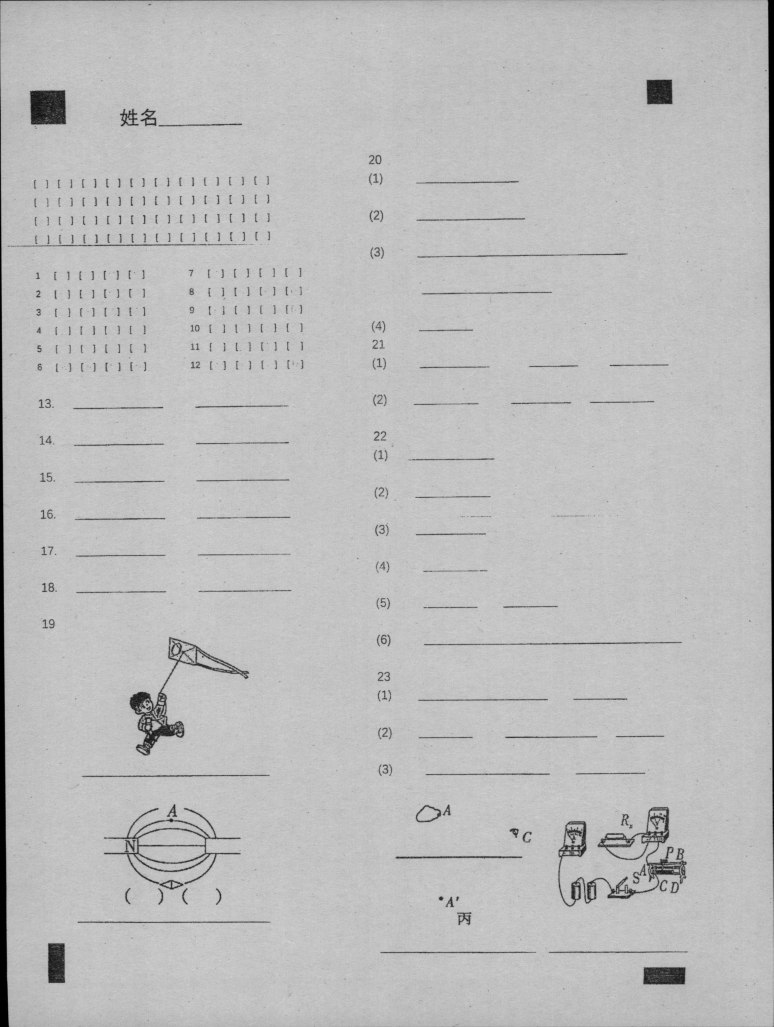
#> input picture app/templates/混合题模板_客观主观_v1/template_20260512_drawing_layout.jpg, 2320 x 3081 px (shown at 1/3 size); its folder holds only this picture in this run
$ python -i blank_recheck.py   (imports and definitions only)
#> lines starting #> are read from the running program, lines starting #| are printed output that depends on the picture; after the words box and inside, x2 and y2 are one past the last pixel; in counts of white or black regions, pixels touching at a corner belong together
#> further down, picture is the input picture: shape (3081, 2320, 3); min 0, max 229, mean 189.3
#!/usr/bin/env python3
"""
轻量级空白复核核心算法与数据集收集模块
用于在第一层高速 OCR 与第二层高精度 OCR 之间识别学生答题裁图是否存在真实笔迹，
防止真实学生手写答案因高速 OCR 漏读而被误判为空白 0 分。
"""

from __future__ import annotations

import cv2
from datetime import datetime
import json
import numpy as np
from pathlib import Path
import re
import shutil
import threading
from typing import Any, Dict, Optional, Tuple, Union


def safe_read_image(source: Union[str, Path, np.ndarray]) -> Optional[np.ndarray]:
    """安全读取图片，兼容 Windows 中文路径与内存 ndarray。"""
    if isinstance(source, np.ndarray):
        if len(source.shape) == 2:
            return cv2.cvtColor(source, cv2.COLOR_GRAY2BGR)
        return source
    try:
        path_str = str(source)
        if not Path(path_str).exists():
            return None
        return cv2.imdecode(np.fromfile(path_str, dtype=np.uint8), cv2.IMREAD_COLOR)
    except Exception:
        return None


def inspect_blank_crop(source: Union[str, Path, np.ndarray]) -> Dict[str, Any]:
    """
    对答题裁图进行底层图像特征分析，提取墨迹与连通域特征。
    """
    img = safe_read_image(source)
    if img is None or img.size == 0:
        return {
            'valid': False,
            'bg_brightness': 255.0,
            'total_hw_area': 0,
            'max_hw_area': 0,
            'max_hw_height': 0,
            'max_hw_width': 0,
            'comp_count': 0,
            'dark_ratio': 0.0,
            'components': [],
        }

    h, w = img.shape[:2]
#> h = 3081; w = 2320
    if h < 6 or w < 6:
        return {
            'valid': False,
            'bg_brightness': 255.0,
            'total_hw_area': 0,
            'max_hw_area': 0,
            'max_hw_height': 0,
            'max_hw_width': 0,
            'comp_count': 0,
            'dark_ratio': 0.0,
            'components': [],
        }

    gray = cv2.cvtColor(img, cv2.COLOR_BGR2GRAY)
    # 1. 估计纸张白底灰度（取第 85 百分位数，通常在 195~240 之间）
    bg_brightness = float(np.percentile(gray, 85))
#> bg_brightness = 198

    # 2. 墨迹阈值：书写墨水显著深于纸张背景
    ink_thresh = max(40, min(195, int(bg_brightness - 35)))
#> ink_thresh = 163
    ink_mask = (gray < ink_thresh).astype(np.uint8)
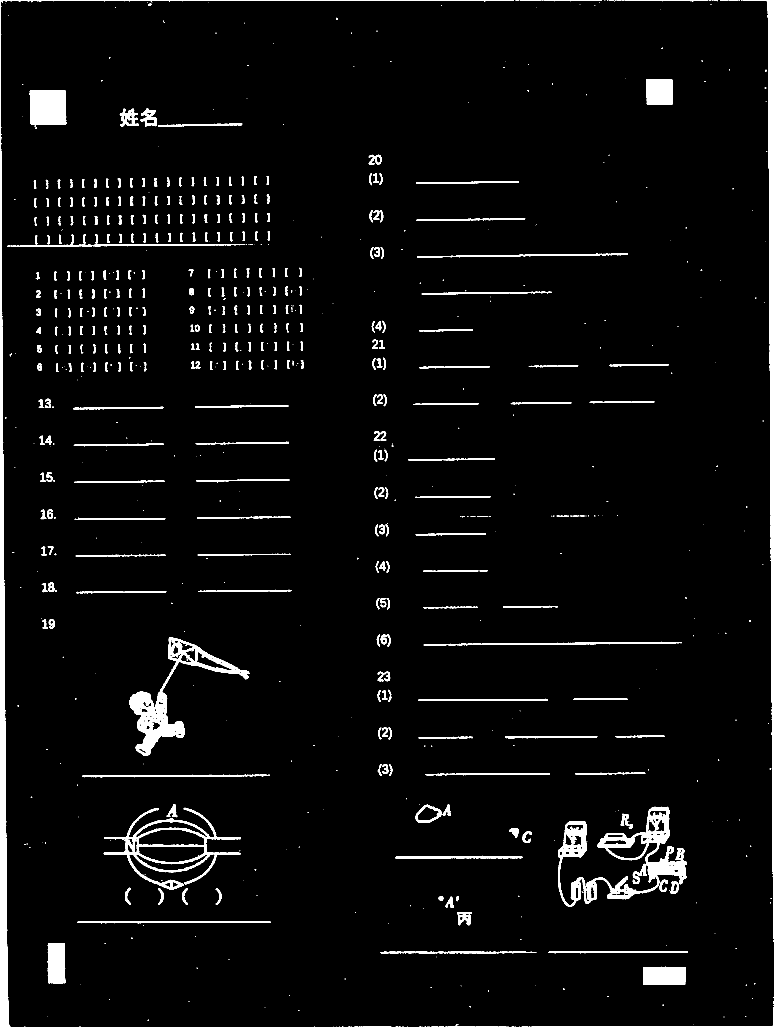
#> ink_mask: shape (3081, 2320) (shown at 1/3 size); values 0 (black) and 1 (white), 3.7% white; 787 white regions (428 under 20 px), largest, box (x1, y1, x2, y2) and area: (0, 0, 1542, 3081) 38252, (1674, 2420, 2061, 2721) 27618, (2227, 0, 2320, 2788) 24504

    # 3. 过滤底部印刷下划线/基准线
    # 下划线特征：位于裁图下部 35%，宽度较大（>= 35% 裁图宽），高度很小（<= 14px）
    num_labels, labels, stats, _ = cv2.connectedComponentsWithStats(ink_mask)
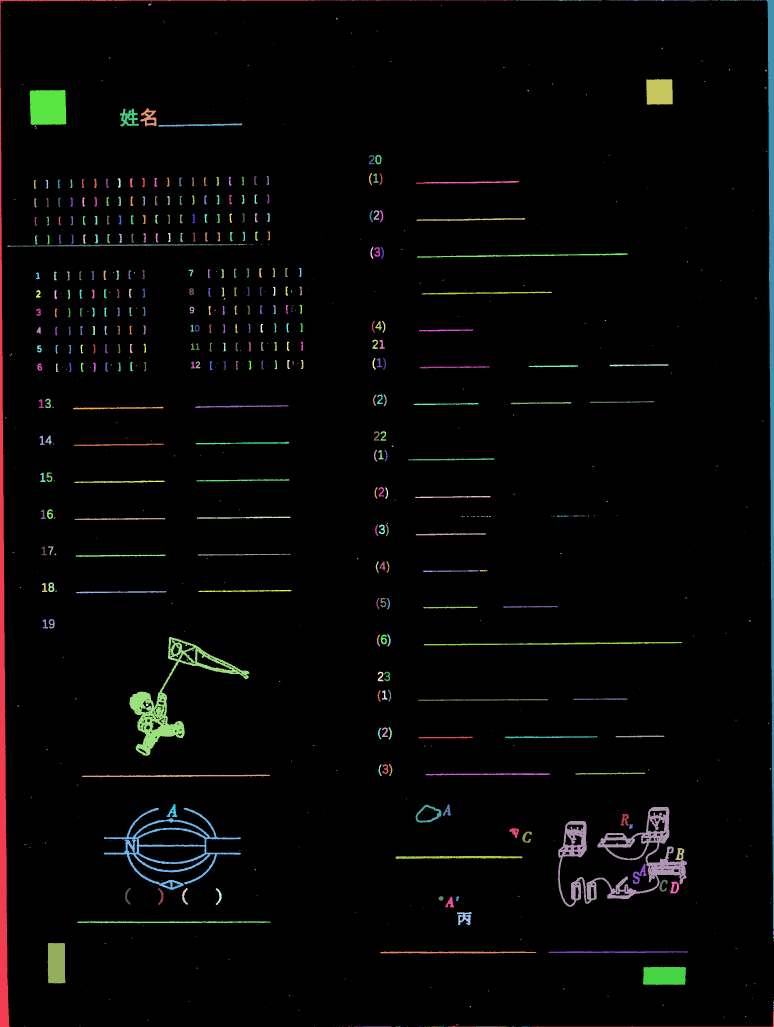
#> labels: shape (3081, 2320) int32 (shown at 1/3 size); 788 distinct labels, from 0 to 787; one colour per label, 0 black
#> num_labels = 788; stats = 788 rows, first 6: [1, 0, 2319, 3081, 6884113], [0, 0, 1542, 3081, 38252], [1546, 0, 12, 1, 12], [1560, 0, 63, 1, 63], [1624, 0, 7, 1, 7], [1632, 0, 174, 2, 198]
    for i in range(1, num_labels):
        x, y, cw, ch, area = stats[i]
        is_baseline = (
            y >= int(h * 0.65)
            and ch <= max(12, int(h * 0.20))
            and cw >= int(w * 0.35)
        )
        # 同时检查边缘残余框线（极边缘极细线条）
        is_top_border = (y == 0 and ch <= 3 and cw >= int(w * 0.50))
        if is_baseline or is_top_border:
            ink_mask[labels == i] = 0
#> this loop made 787 passes

    # 4. 提取有效笔画连通块（剔除孤立噪点：面积 < 15 且单向跨度 < 5）
    num_hw, hw_labels, hw_stats, _ = cv2.connectedComponentsWithStats(ink_mask)
#> num_hw = 788; hw_stats has the same summary as stats
    components = []
    for i in range(1, num_hw):
        x, y, cw, ch, area = hw_stats[i]
        if area < 15 and max(cw, ch) < 5:
            continue
        components.append({
            'x': int(x),
            'y': int(y),
            'w': int(cw),
            'h': int(ch),
            'area': int(area),
        })

    total_hw_area = sum(c['area'] for c in components)
    max_hw_area = max([c['area'] for c in components], default=0)
    max_hw_height = max([c['h'] for c in components], default=0)
    max_hw_width = max([c['w'] for c in components], default=0)
    dark_ratio = round(float(total_hw_area) / float(h * w or 1), 5)

    return {
        'valid': True,
        'width': w,
        'height': h,
        'bg_brightness': round(bg_brightness, 1),
        'ink_thresh': ink_thresh,
        'total_hw_area': total_hw_area,
        'max_hw_area': max_hw_area,
        'max_hw_height': max_hw_height,
        'max_hw_width': max_hw_width,
        'comp_count': len(components),
        'dark_ratio': dark_ratio,
        'components': components,
    }


# [33 lines left out: function evaluate_crop_blank_status, not called in this run]


class BlankRecheckDatasetCollector:
    """
    空白复核样本数据收集器。
    用于沉淀“答题区域图片 + 系统判断 + 人工判断（空白/非空白）”，
    为后续训练专用轻量二分类模型（Blank / Non-blank）积累标注数据集。
    """

    # [195 lines left out: functions __init__, _ensure_dirs, record_sample, update_layer2_result, update_manual_judgment, get_dataset_stats, not called in this run]


# 全局单例收集器
_global_dataset_collector: Optional[BlankRecheckDatasetCollector] = None


# [5 lines left out: function get_blank_recheck_collector, not called in this run]

>>> import cv2
>>> picture = cv2.imread('../templates/混合题模板_客观主观_v1/template_20260512_drawing_layout.jpg')
>>> result = inspect_blank_crop(picture)

$ run again, on app/templates/混合题模板_客观主观_v1/template.jpg
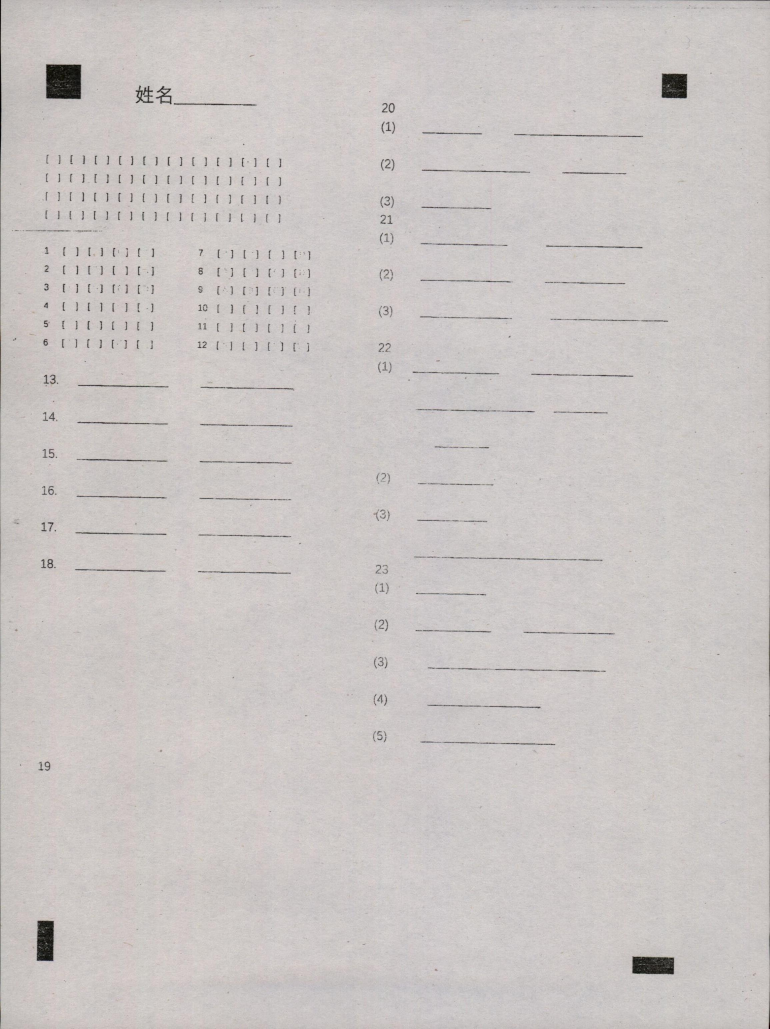
#> input picture app/templates/混合题模板_客观主观_v1/template.jpg, 2308 x 3086 px (shown at 1/3 size)
#> picture is the input picture: shape (3086, 2308, 3); mean B, G, R 196.2, 197.9, 202.9
#> bg_brightness = 205
#> ink_thresh = 170
#> in inspect_blank_crop, `ink_mask = (gray < ink_thresh).astype(np.uint8)`:
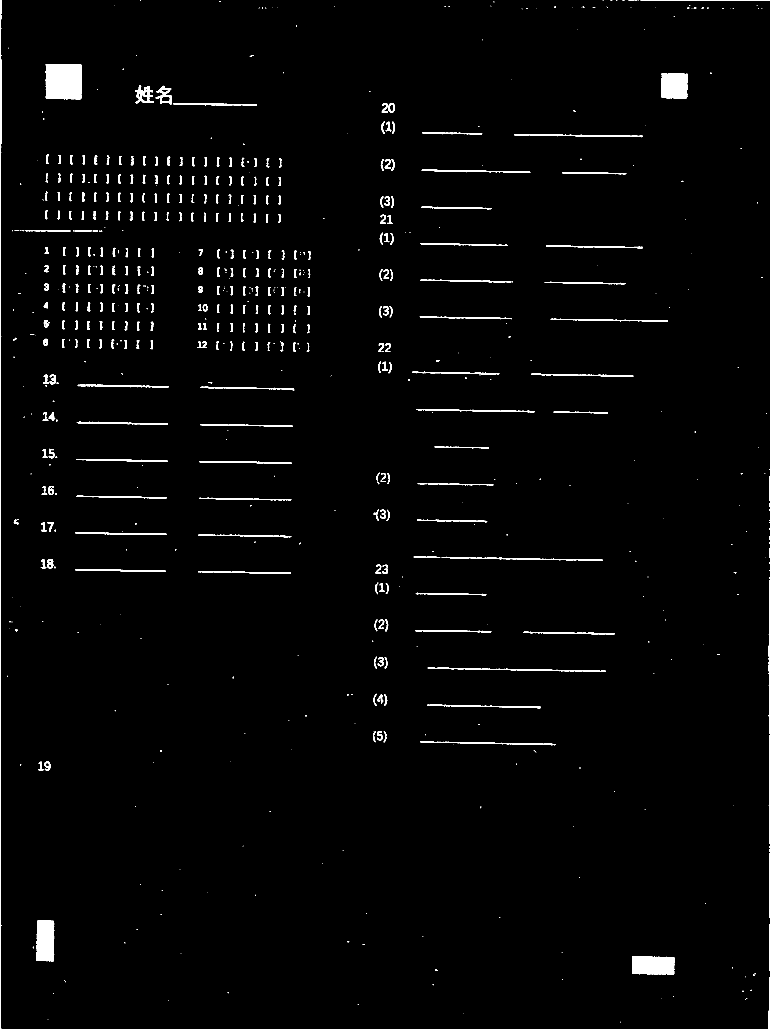
#> ink_mask: shape (3086, 2308) (shown at 1/3 size); values 0 (black) and 1 (white), 1.6% white; 710 white regions (364 under 20 px), largest, box (x1, y1, x2, y2) and area: (136, 192, 246, 298) 11082, (1896, 2868, 2024, 2924) 6605, (109, 2761, 163, 2884) 6192
#> in inspect_blank_crop, `num_labels, labels, stats, _ = cv2.connectedComponentsWithStats(ink_ma..`:
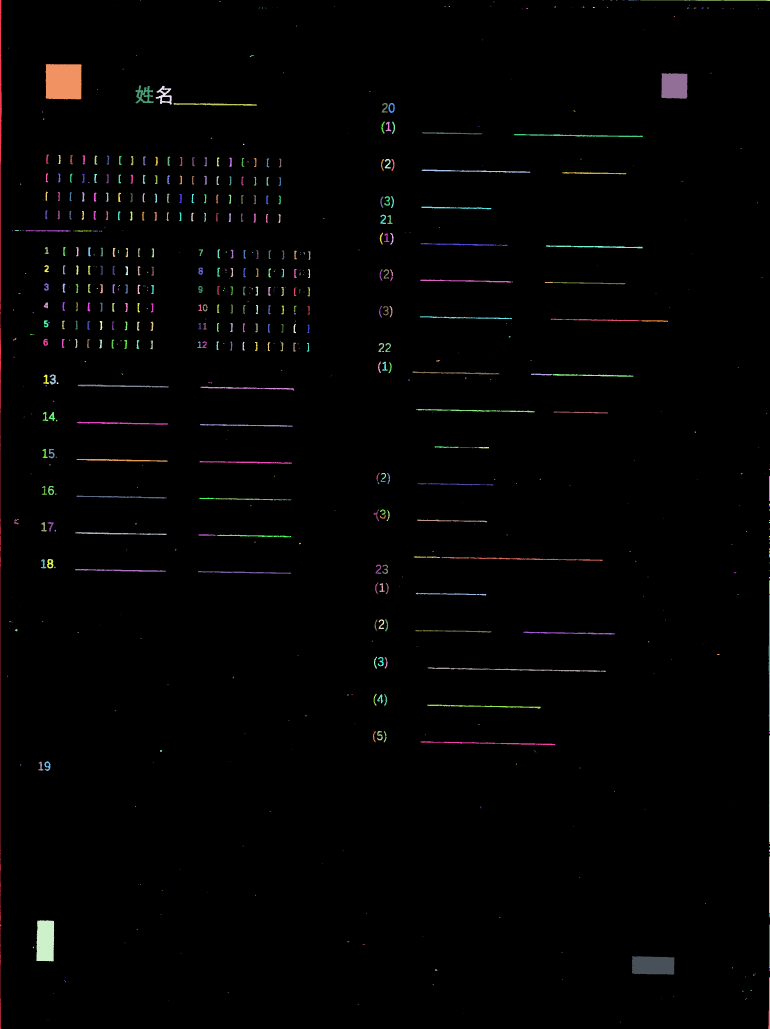
#> labels: shape (3086, 2308) int32 (shown at 1/3 size); 711 distinct labels, from 0 to 710; one colour per label, 0 black
#> num_labels = 711; stats = 711 rows, first 6: [1, 0, 2307, 3086, 7007035], [0, 0, 6, 3086, 5546], [420, 0, 3, 1, 3], [1808, 0, 3, 1, 3], [1831, 0, 6, 1, 6], [1848, 0, 4, 1, 4]
#> the loop in inspect_blank_crop, `for i in range(1, num_labels):` made 710 passes
#> (x, y, cw, ch, area) on passes 1, 8, 11: (0, 0, 6, 3086, 5546), (1885, 0, 19, 2, 20), (1921, 0, 387, 3, 615)
#> num_hw = 711; hw_stats has the same summary as stats
#> the loop in inspect_blank_crop, `for i in range(1, num_hw):` made 710 passes
